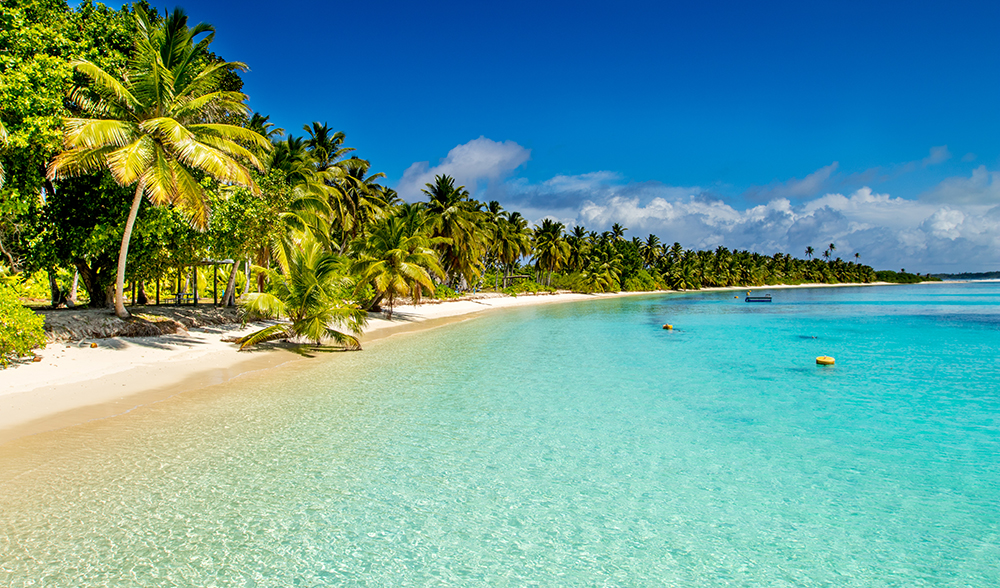
#> input picture 01_openCV/images/playa.jpg, 1000 x 588 px
$ python 06_canny.py
#> lines starting #> are read from the running program, lines starting #| are printed output that depends on the picture
import cv2
import numpy as np

img = cv2.imread('./images/playa.jpg', 0)
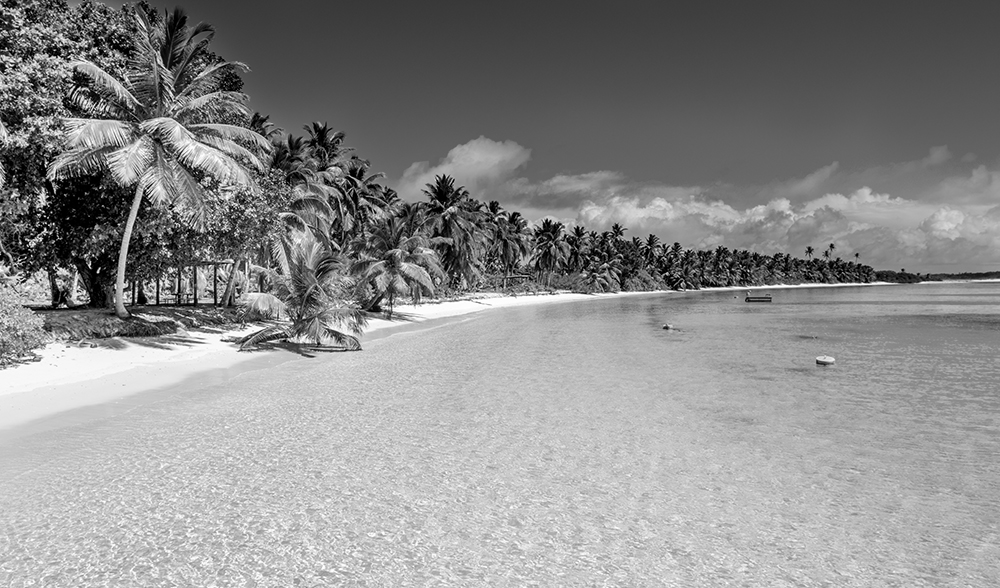
#> img: shape (588, 1000); min 0, max 255, mean 139.9

edges1 = cv2.Canny(img, 50, 150)
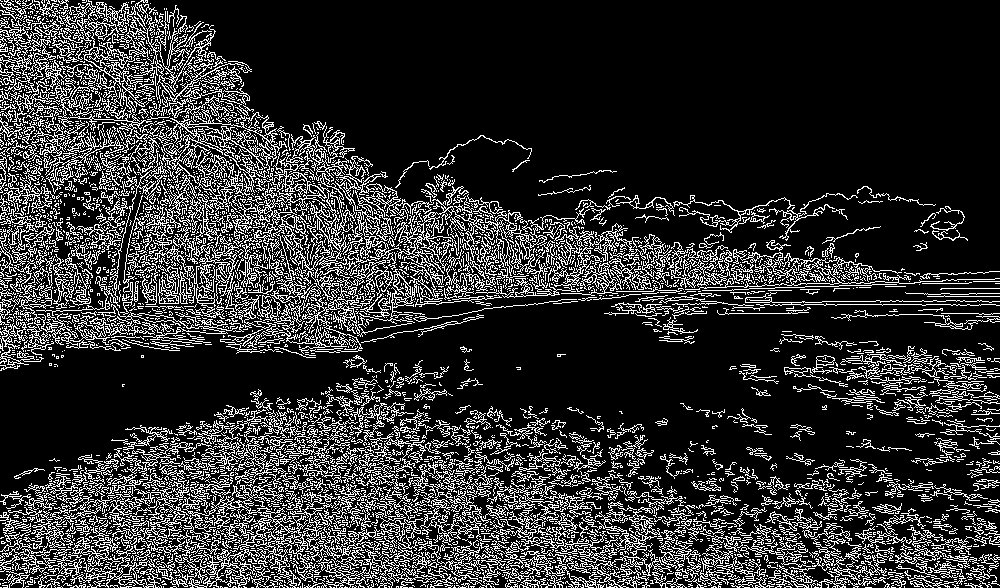
#> edges1: shape (588, 1000); 19.2% white in thin lines or dots
edges2 = cv2.Canny(img, 150, 200)
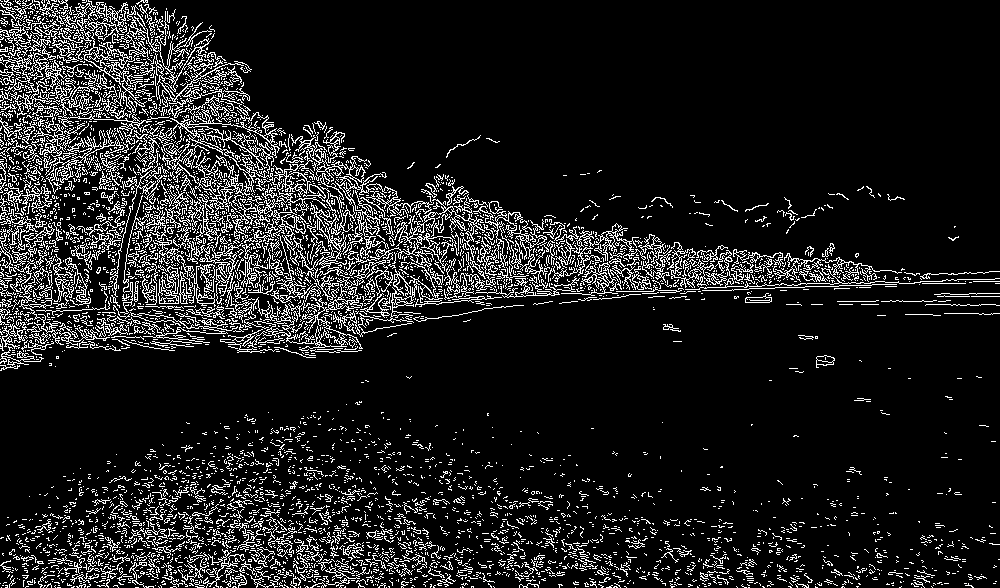
#> edges2: shape (588, 1000); 11.5% white in thin lines or dots

cv2.imshow('Original image', img)
cv2.imshow('Canny Edges with thresh(50, 150)', edges1)
cv2.imshow('Canny Edges with thresh(150, 200)', edges2)

cv2.waitKey()

$ run again, with 01_openCV/images/whale8.jpg copied over 01_openCV/images/playa.jpg
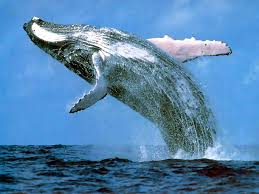
#> input picture 01_openCV/images/whale8.jpg, 259 x 194 px
#> `edges1 = cv2.Canny(img, 50, 150)`:
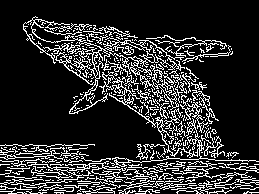
#> edges1: shape (194, 259); 17.6% white in thin lines or dots
#> `edges2 = cv2.Canny(img, 150, 200)`:
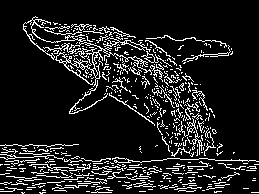
#> edges2: shape (194, 259); 12% white in thin lines or dots
